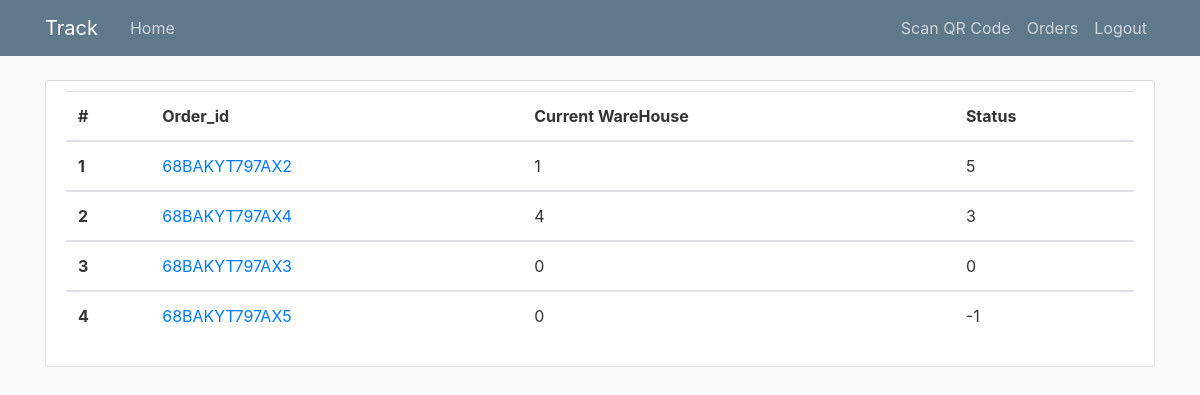
Page /orders (signed in) on the committed database.
### track/models.py (models this page shows)
class OrderDetails(db.Model):
	id = db.Column(db.Integer, primary_key=True)
	paymentID = db.Column(db.String, unique=True, nullable=False)
	address = db.Column(db.String, nullable = False)
	current_warehouse_id = db.Column(db.Integer, db.ForeignKey('warehouse.id'), default = 0)
	status = db.Column(db.Integer, nullable=False, default = 0)

### track/routes.py (the view)
@app.route('/orders')
@login_required
def orders():
	return render_template('orders.html', title = 'Orders', orders=OrderDetails.query.all())

### track/models.py (called while the page is built)
@login_manager.user_loader
def load_user(user_id):
    return Warehouse.query.get(int(user_id))

### track/templates/orders.html
{% extends "layout.html" %}
{% block content %}
	<div  class="content-section">
		<table class="table">
		  <thead>
		    <tr>
		      <th scope="col">#</th>
		      <th scope="col">Order_id</th>
		      <th scope="col">Current WareHouse</th>
		      <th scope="col">Status</th>
		    </tr>
		  </thead>
		  {% for i in orders %}
			  <tbody>
				    <tr>
				      <th scope="row">{{ loop.index }}</th>
				      <td>
				      <a href="{{ url_for( 'scan', paymentID = i.paymentID, current_warehouse_id = i.current_warehouse_id ) }}">
				      	{{ i.paymentID }}
				      </a>
				  	  </td>
				      <td>{{ i.current_warehouse_id }}</td>
				      <td>{{ i.status }}</td>
				    </tr>
			  </tbody>
		   {% endfor %}
		</table>
	</div>
{% endblock content %}

### track/templates/layout.html (shortened to what this page needs)
<!DOCTYPE html>
<html>
<head>
    <link rel="stylesheet" href="https://maxcdn.bootstrapcdn.com/bootstrap/4.0.0/css/bootstrap.min.css">
    <link rel="stylesheet" type="text/css" href="{{ url_for('static', filename='main.css') }}">
</head>
<body>
    <header class="site-header">
      <nav class="navbar navbar-expand-md navbar-dark bg-steel fixed-top">
        <div class="container">
          <a class="navbar-brand mr-4" href="/">Track</a>
          <div class="collapse navbar-collapse" id="navbarToggle">
            <div class="navbar-nav mr-auto">
              <a class="nav-item nav-link" href="{{ url_for('orders') }}">Home</a>
            </div>
            <div class="navbar-nav">
              {% if current_user.is_authenticated %}
                <a class="nav-item nav-link" href="{{ url_for('scan') }}">Scan QR Code</a>
                <a class="nav-item nav-link" href="{{ url_for('orders') }}">Orders</a>
                <a class="nav-item nav-link" href="{{ url_for('logout') }}">Logout</a>
              {% else %}
                <a class="nav-item nav-link" href="{{ url_for('warehouselogin') }}">Login</a>
                <a class="nav-item nav-link" href="{{ url_for('addwarehouse') }}">Register</a>
              {% endif %}
            </div>
          </div>
        </div>
      </nav>
    </header>
    <main role="main" class="container">
      <div class="row">
        <div class="col-md-12">
          {% block content %}{% endblock %}
        </div>
    </div>
</body>
</html>

### track/static/main.css (style rules this page uses)
body { background: #fafafa; color: #333333; margin-top: 5rem; }
.bg-steel { background-color: #5f788a; }
.site-header .navbar-nav .nav-link { color: #cbd5db; }
.content-section { background: #ffffff; padding: 10px 20px; border: 1px solid #dddddd; border-radius: 3px; margin-bottom: 20px; }

### rows in the picture
OrderDetails: paymentID "68BAKYT797AX2", current_warehouse_id "1", status "5"
OrderDetails: paymentID "68BAKYT797AX4", current_warehouse_id "4", status "3"
OrderDetails: paymentID "68BAKYT797AX3", current_warehouse_id "0", status "0"
OrderDetails: paymentID "68BAKYT797AX5", current_warehouse_id "0", status "-1"
